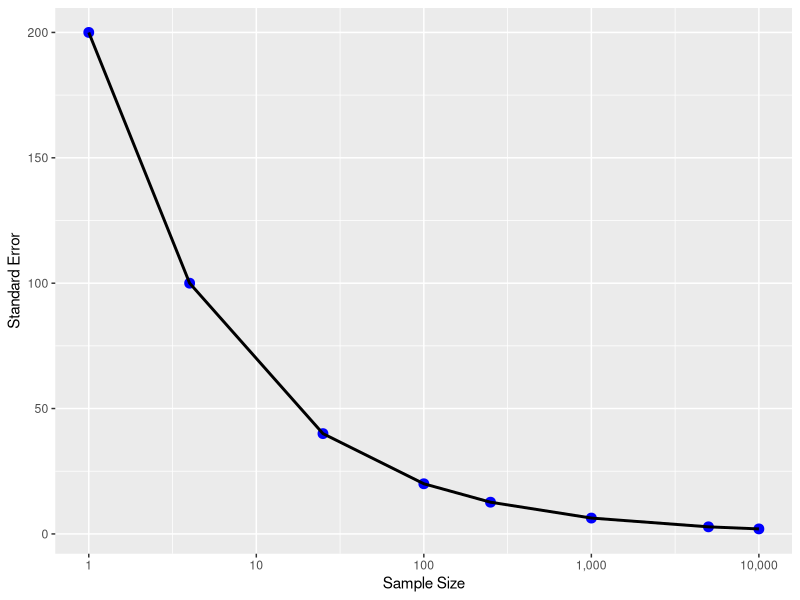

This figure's R source:
## ---- chunk 1
#| echo: false

tibble::tibble(
  `Age group` = c("18-24", "25-30", "31 and up", "TOTAL"),
  `Non-voters` = c(70, 40, 220, 330),
  Voters = c(50, 50, 570, 670),
  Total = `Non-voters` + Voters
) |> 
  knitr::kable(caption = "Voting by Age in 2000")
## ---- chunk 2
0.09 + 0.33

0.42-0.04
## ---- chunk 3
#Confidence interval for 18-24
confidenceI <- function(p, n) {
  se <- sqrt(p*(1-p)/n)
  lower_range <- p - 1.96 * se
  upper_range <- p + 1.96 * se
  return(c(lower_range, upper_range))
}

per18to24 <- 70/120
con18to24 <- confidenceI(per18to24, 120)

#Confidence interval for 25-30
per25to30 <- 40/90
con25to30 <- confidenceI(per25to30, 90)

list(con18to24 = con18to24, con25to30 = con25to30)
## ---- chunk 4
stanDeviation <- 200

sample_distribution <- c(1, 4, 25, 100, 250, 1000, 5000, 10000) 

se <- stanDeviation / sqrt(sample_distribution)

data.frame(sample_distribution, standard_error = se)
## ---- chunk 5

df <- data.frame(sample_distribution, standard_error = se)

library(ggplot2)

ggplot(data = df, mapping = aes(x=sample_distribution, y = standard_error)) + 
  geom_point(color = "blue", size = 3)+
  geom_line(color = "black", size = 1) +
  scale_x_log10(labels = scales::comma_format()) + 
  labs(
    x = "Sample Size",
    y = "Standard Error"
  )
## ---- chunk 6
z_95 <- 1.96
z_90 <- 1.645
ME95 <- 4.5

se3 <- ME95/z_95

se3

ME90 <- z_90 * se3

ME90
## ---- chunk 7
sample_mean4 <- 20200
population_mean4 <- 20000
population_std_dev4 <- 2000
sample_size1 <- 900
sample_size2 <- 25

#Probability of 900
z_score1 <- (sample_mean4 - population_mean4) / (population_std_dev4 / sqrt(sample_size1))

z_score1

probability1 <- 1 - pnorm(z_score1)

probability1

#Probability of 25
z_score2 <- (sample_mean4 - population_mean4) / (population_std_dev4 / sqrt(sample_size2))

z_score2

probability2 <- 1 - pnorm(z_score2)

probability2
## ---- chunk 8
n500 <- 500
p_hat <- 0.5
z_score5 <- qnorm(0.975)

CI_500 <- c(p_hat - z_score5 * sqrt(p_hat * (1 - p_hat) / n500),
            p_hat + z_score5 * sqrt(p_hat * (1 - p_hat) / n500))

CI_500
## ---- chunk 9
n5000 <- 5000

CI_5000 <- c(p_hat - z_score5 * sqrt(p_hat * (1 - p_hat) / n5000),
            p_hat + z_score5 * sqrt(p_hat * (1 - p_hat) / n5000))

CI_5000
## ---- chunk 10
n50000 <- 50000

CI_50000 <- c(p_hat - z_score5 * sqrt(p_hat * (1 - p_hat) / n50000),
            p_hat + z_score5 * sqrt(p_hat * (1 - p_hat) / n50000))

CI_50000
